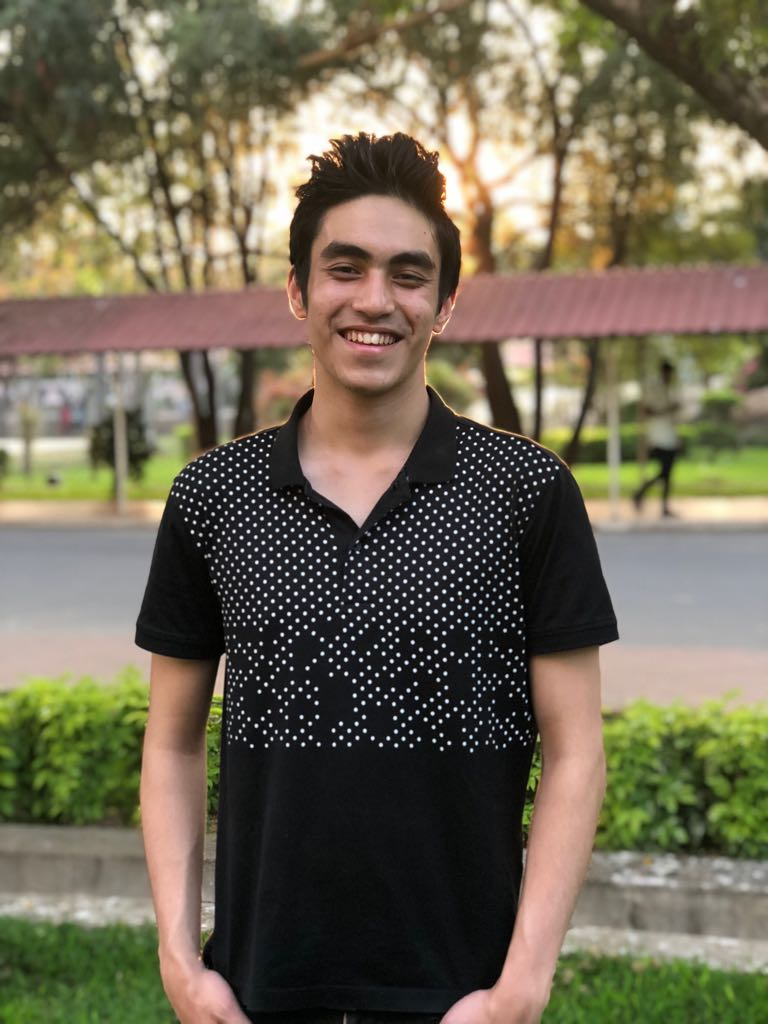
#> input picture Detection/images/brighter_than_the_sun.jpeg, 768 x 1024 px, found by its file name; its folder holds only this picture in this run
$ python faces.py
#> lines starting #> are read from the running program, lines starting #| are printed output that depends on the picture; after the words box and inside, x2 and y2 are one past the last pixel; in counts of white or black regions, pixels touching at a corner belong together
import cv2
import os
import time


def convertToRGB(img):
    return cv2.cvtColor(img, cv2.COLOR_BGR2RGB)

def detect_faces(f_cascade, colored_img, scaleFactor=1.2):
    img_copy = colored_img.copy()

    #Converting to gray
    gray = cv2.cvtColor(img_copy, cv2.COLOR_BGR2GRAY)

    #Detecting multiscale  images: some images may be closer to camera than other images
    faces = f_cascade.detectMultiScale(gray, scaleFactor = scaleFactor, minNeighbors=5)

    for (x, y, w, h) in faces:
        cv2.rectangle(img_copy, (x,y), (x+w, y+h), (0,255,0),2)

    return img_copy

#Loading the image
path = os.getcwd()+'\\images'
files=os.listdir(path)
for file in files:
    file='images\\'+file
    test=cv2.imread(str(file))
#> test is the input picture: shape (1024, 768, 3); mean B, G, R 84.4, 104.7, 112.4
    harr_face_cascade = cv2.CascadeClassifier('haarcascade_frontalface_alt.xml')
    lbp_cascade = cv2.CascadeClassifier('lbpcascade_frontalface.xml')

    #print("Using Harr Cascade")
    h1=time.time()
    faces_detected_img = detect_faces(harr_face_cascade, test)
#> in detect_faces, `gray = cv2.cvtColor(img_copy, cv2.COLOR_BGR2GRAY)`:
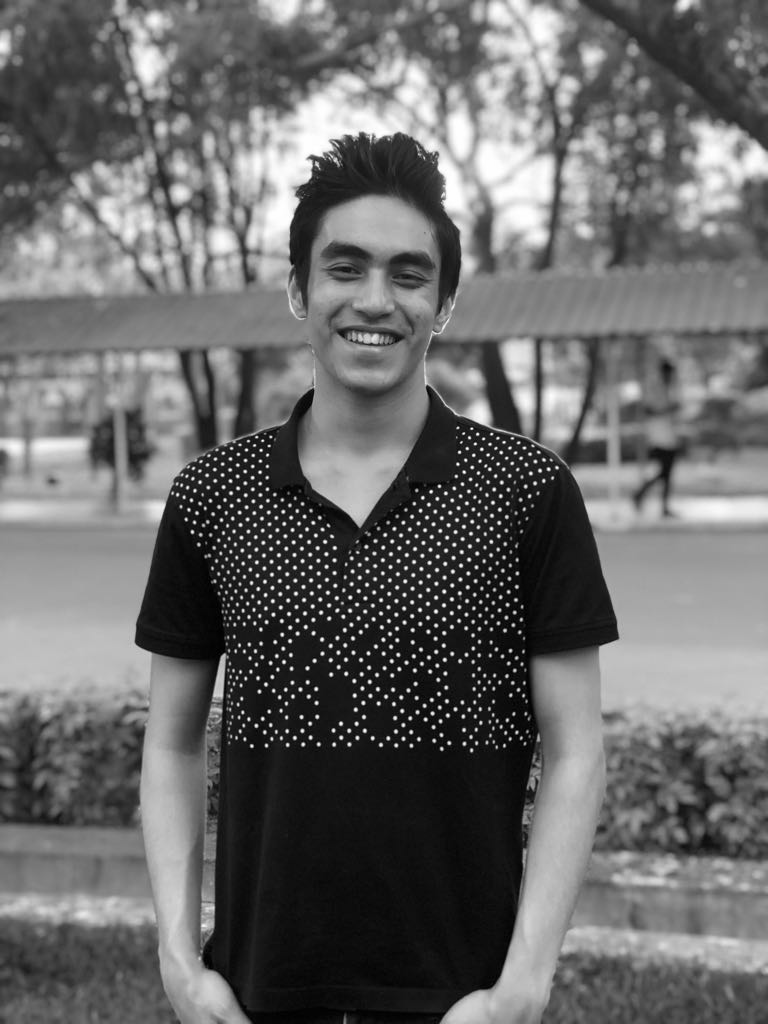
#> gray: shape (1024, 768); min 0, max 255, mean 104.7
#> in detect_faces, `faces = f_cascade.detectMultiScale(gray, scaleFactor = scaleFactor, mi..`: faces = [[287, 200, 180, 180]]
#> the loop in detect_faces, `for (x, y, w, h) in faces:` made 1 pass
#> after the loop in detect_faces, `for (x, y, w, h) in faces:`:
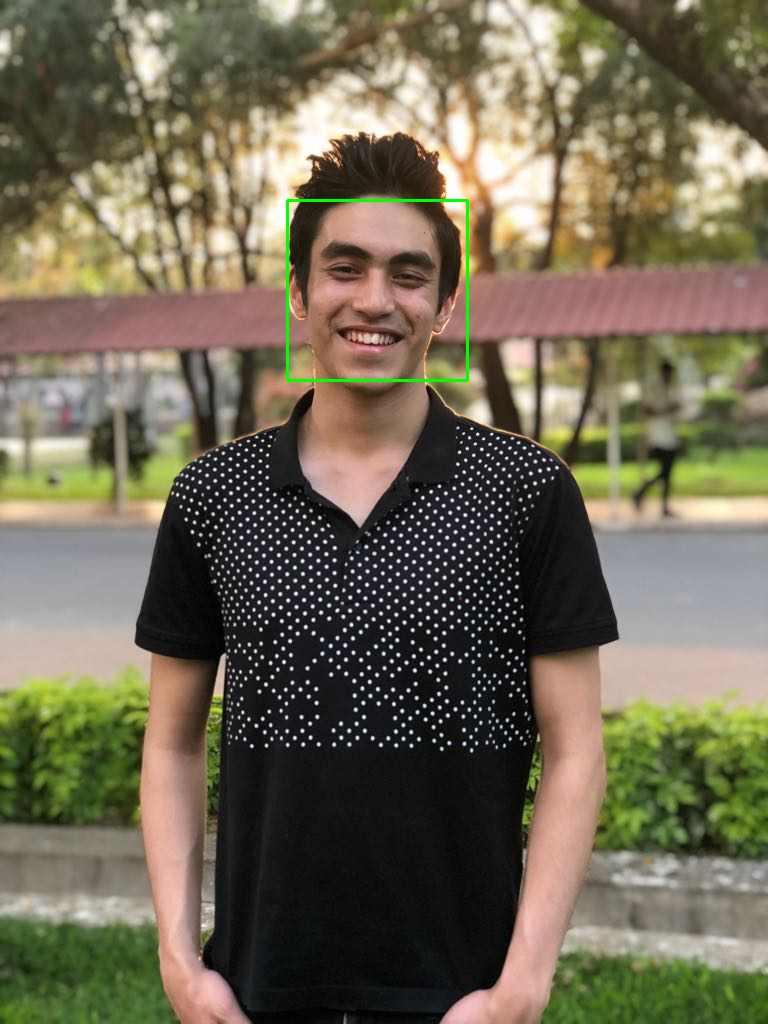
#> img_copy: shape (1024, 768, 3); 0.27% of pixels changed, all inside (x1, y1, x2, y2) = (286, 199, 469, 382)
    h2=time.time()
    print("Time taken for Harr Cascade for image ",file[7:]," is : ",h2-h1)
    faces_detected_img=cv2.resize(faces_detected_img, (360,540))
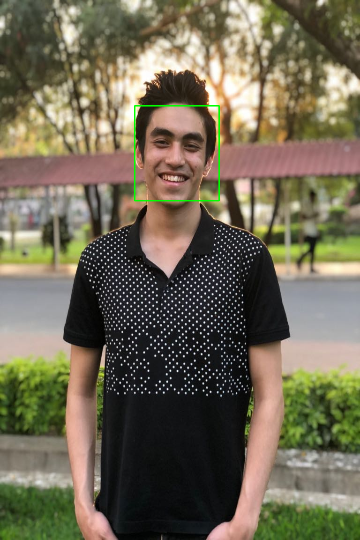
#> faces_detected_img: shape (540, 360, 3); mean B, G, R 84, 104.9, 111.8

    cv2.imshow(file[7:],faces_detected_img)

    #print("Using LBP Cascade")

    l1=time.time()
    faces_detected_img = detect_faces(lbp_cascade, test)
#> call 2 of detect_faces, with scaleFactor = 1.2
#> in detect_faces (call 2), `faces = f_cascade.detectMultiScale(gray, scaleFactor = scaleFactor, mi..`: faces = [[288, 202, 175, 175]]
#> the loop in detect_faces (call 2), `for (x, y, w, h) in faces:` made 1 pass
#> after the loop in detect_faces (call 2), `for (x, y, w, h) in faces:`:
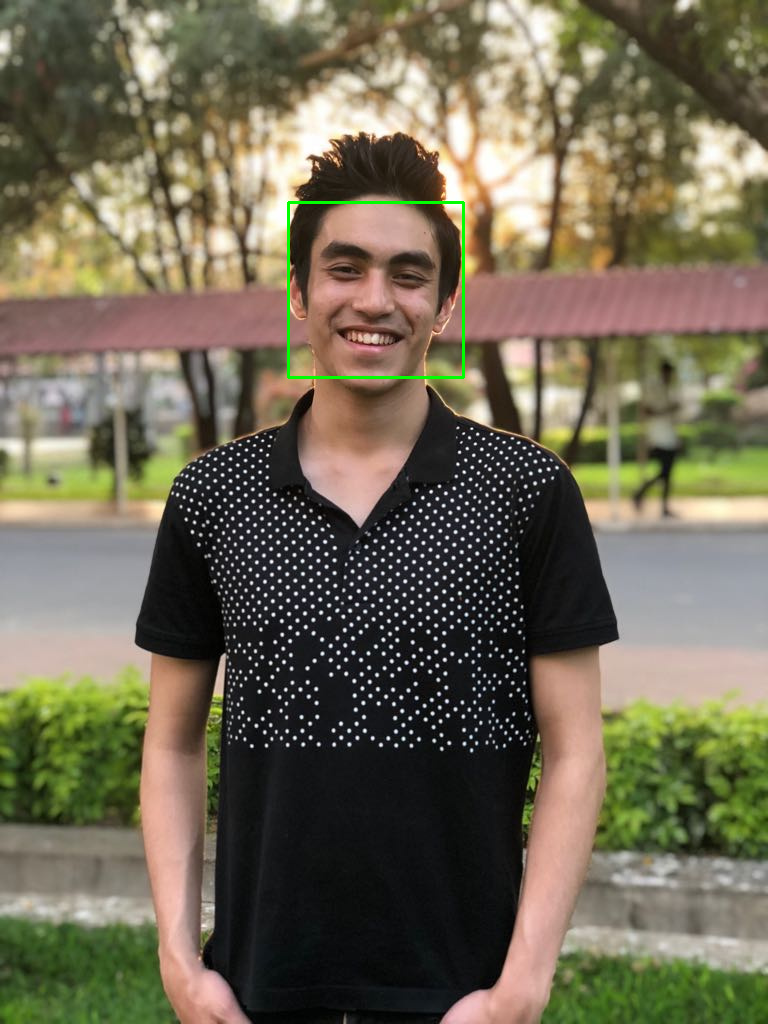
#> img_copy: shape (1024, 768, 3); 0.27% of pixels changed, all inside (x1, y1, x2, y2) = (287, 201, 465, 379)
    l2=time.time()
    print("Time taken for LBP Cascade for image ",file[7:]," is : ",l2-l1)
    print('-'*50)
    print('\n\n')

$ run again, on Detection/images/save_our_souls.jpg
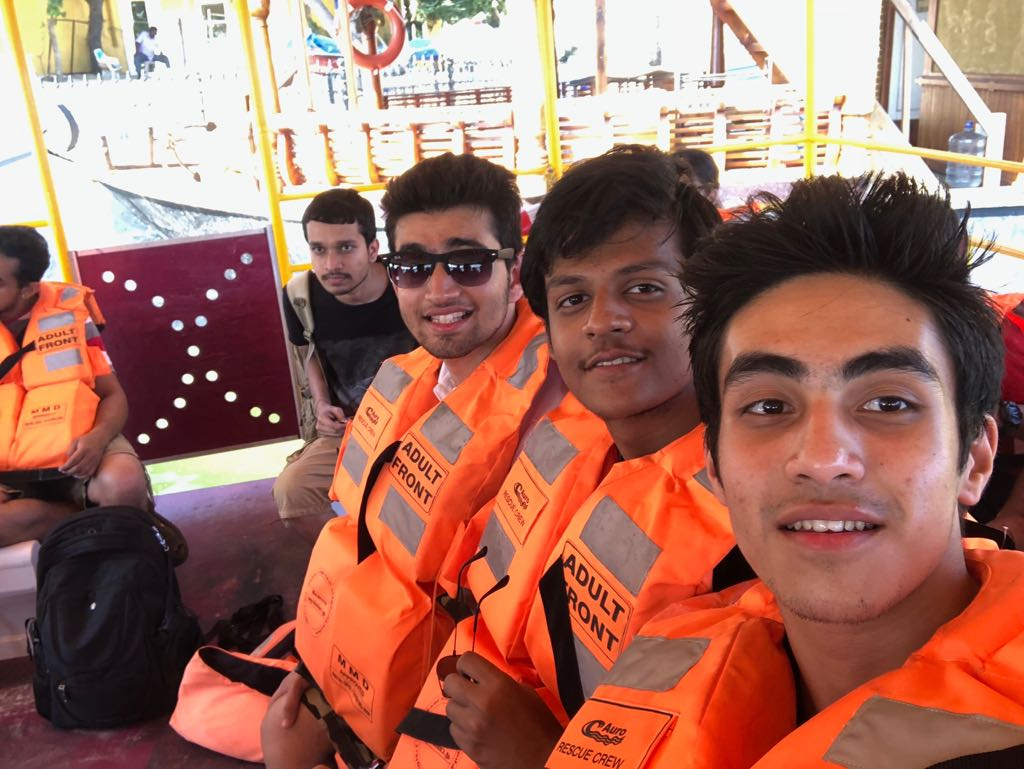
#> input picture Detection/images/save_our_souls.jpg, 1024 x 769 px, found by its file name
#> test is the input picture: shape (769, 1024, 3); mean B, G, R 97.4, 111.2, 161.8
#> faces = [[296, 220, 75, 75], [661, 280, 326, 326]]
#> the loop in detect_faces, `for (x, y, w, h) in faces:` made 2 passes
#> `faces_detected_img=cv2.resize(faces_detected_img, (360,540))`:
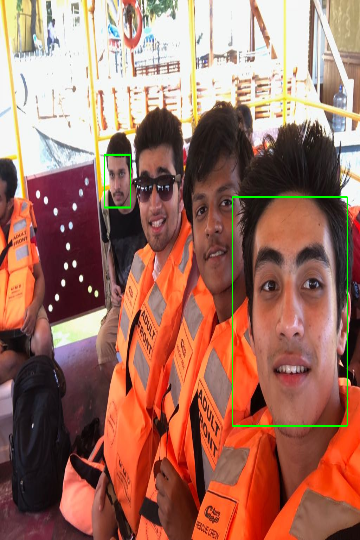
#> faces_detected_img: shape (540, 360, 3); mean B, G, R 97, 112.2, 160.9
#> faces = [[294, 221, 75, 75]]
#> the loop in detect_faces (call 2), `for (x, y, w, h) in faces:` made 1 pass
#> after the loop in detect_faces (call 2), `for (x, y, w, h) in faces:`:
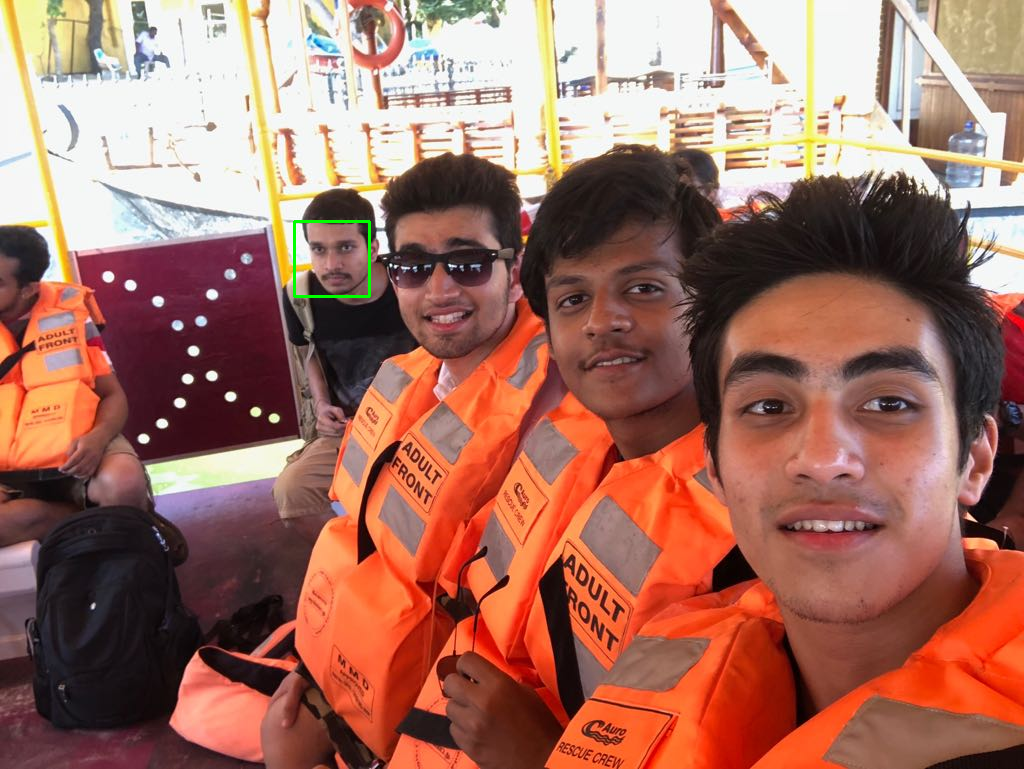
#> img_copy: shape (769, 1024, 3); 0.11% of pixels changed, all inside (x1, y1, x2, y2) = (293, 220, 371, 298)

$ run again, on Detection/images/shivansh_by_the_sea.jpeg
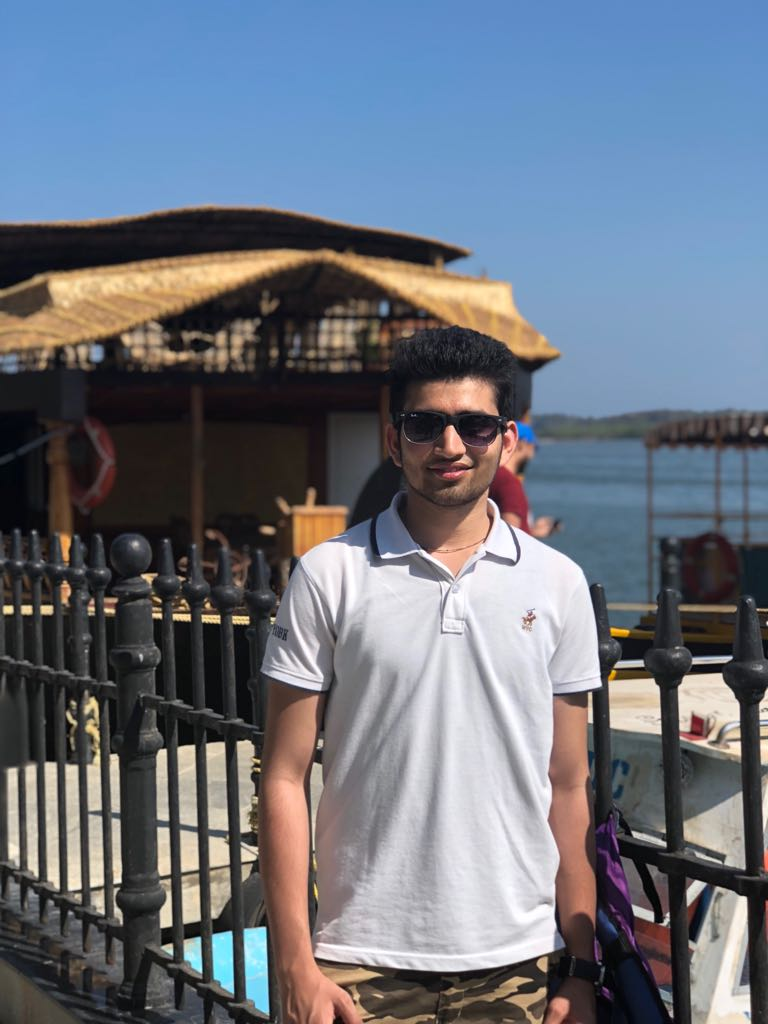
#> input picture Detection/images/shivansh_by_the_sea.jpeg, 768 x 1024 px, found by its file name
#> test is the input picture: shape (1024, 768, 3); mean B, G, R 126, 114, 107
#> faces = [[380, 374, 139, 139]]
#> the loop in detect_faces, `for (x, y, w, h) in faces:` made 1 pass
#> `faces_detected_img=cv2.resize(faces_detected_img, (360,540))`:
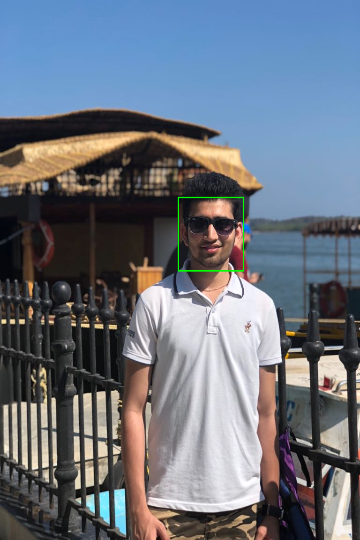
#> faces_detected_img: shape (540, 360, 3); mean B, G, R 125.8, 114.2, 106.8
#> faces = [[384, 376, 132, 132]]
#> the loop in detect_faces (call 2), `for (x, y, w, h) in faces:` made 1 pass
#> after the loop in detect_faces (call 2), `for (x, y, w, h) in faces:`:
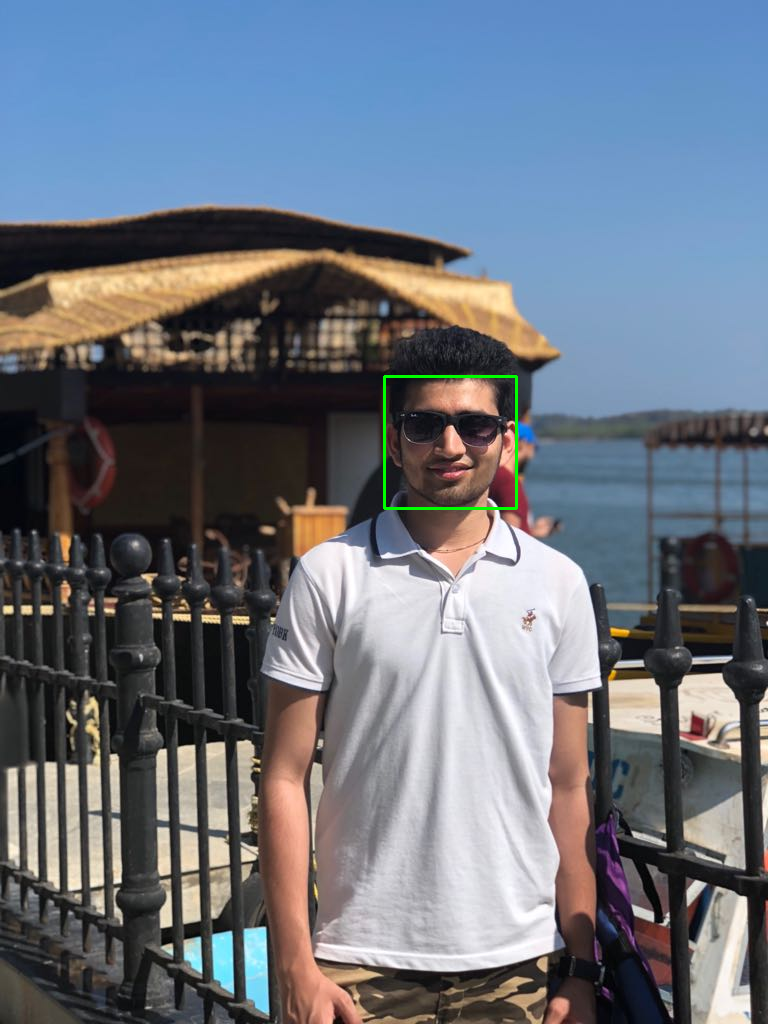
#> img_copy: shape (1024, 768, 3); 0.2% of pixels changed, all inside (x1, y1, x2, y2) = (383, 375, 518, 510)

$ run again, on Detection/images/happyface.jpg
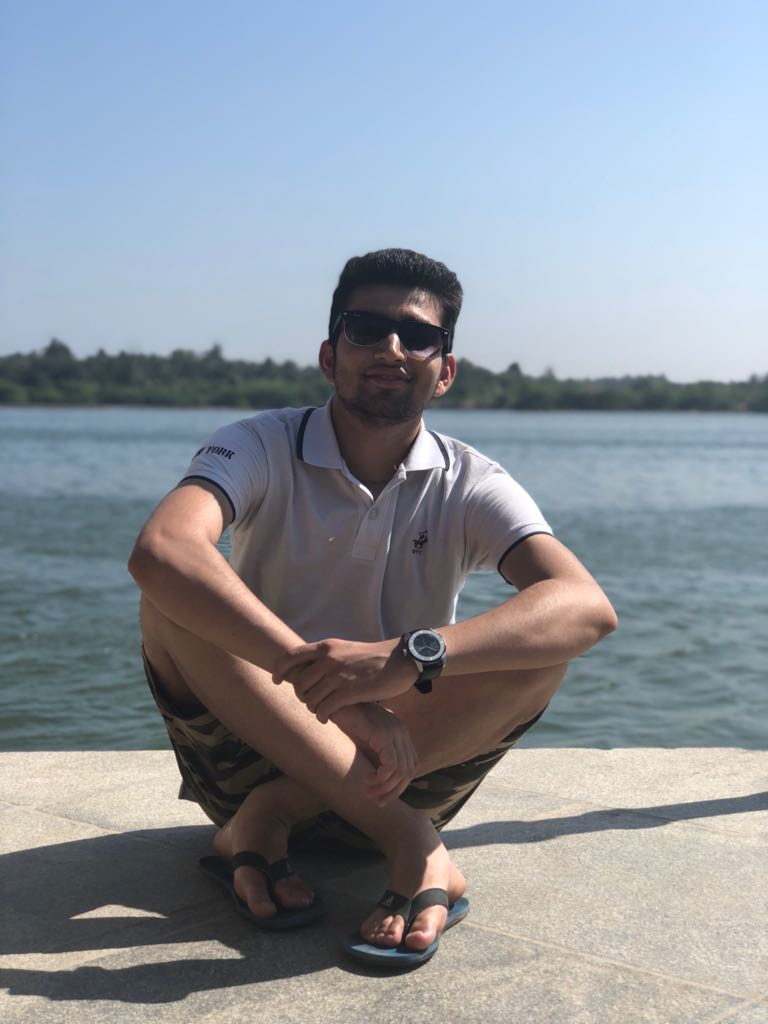
#> input picture Detection/images/happyface.jpg, 768 x 1024 px, found by its file name
#> test is the input picture: shape (1024, 768, 3); mean B, G, R 157.2, 148.2, 140.7
#> faces = [[320, 280, 142, 142]]
#> the loop in detect_faces, `for (x, y, w, h) in faces:` made 1 pass
#> `faces_detected_img=cv2.resize(faces_detected_img, (360,540))`:
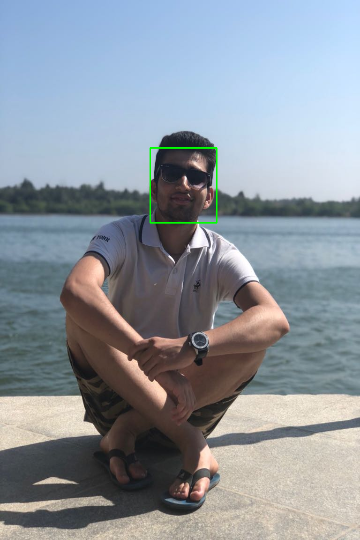
#> faces_detected_img: shape (540, 360, 3); mean B, G, R 156.8, 148.5, 140.4
#> faces = [[328, 285, 132, 132]]
#> the loop in detect_faces (call 2), `for (x, y, w, h) in faces:` made 1 pass
#> after the loop in detect_faces (call 2), `for (x, y, w, h) in faces:`:
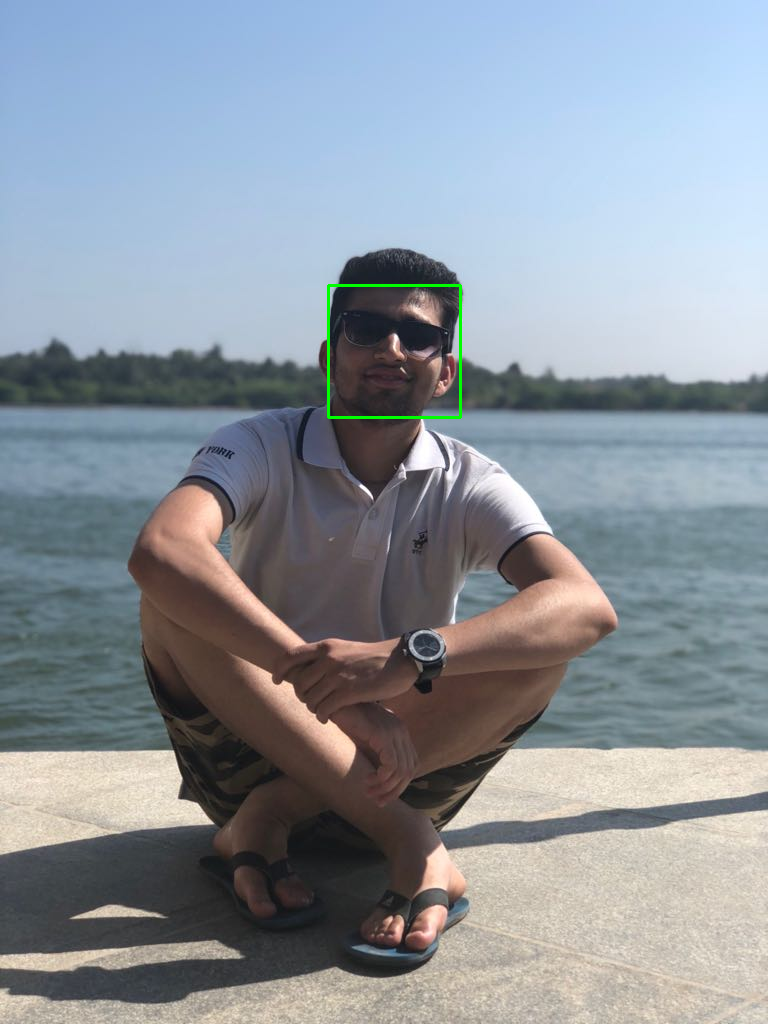
#> img_copy: shape (1024, 768, 3); 0.2% of pixels changed, all inside (x1, y1, x2, y2) = (327, 284, 462, 419)
